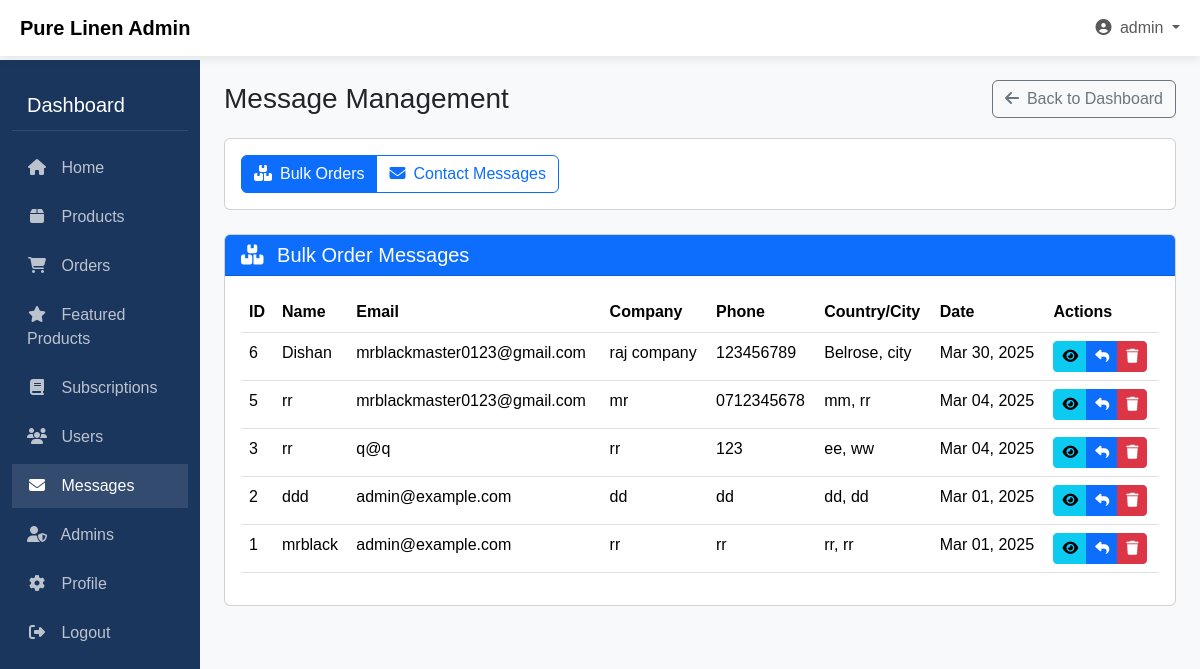
/Admin/admin_messages.php (signed in), run on the app's committed database.
### tables this page shows
CREATE TABLE `bulk_messages` (
  `id` int(11) NOT NULL,
  `name` varchar(100) NOT NULL,
  `industry` varchar(100) DEFAULT NULL,
  `company_name` varchar(100) DEFAULT NULL,
  `email` varchar(100) NOT NULL,
  `phone` varchar(20) DEFAULT NULL,
  `country` varchar(50) DEFAULT NULL,
  `city` varchar(50) DEFAULT NULL,
  `message` text DEFAULT NULL,
  `created_at` timestamp NOT NULL DEFAULT current_timestamp()
);

### Admin/admin_messages.php (the view, shortened to what this page needs)
<?php
require_once '../config.php';
$message_type = isset($_GET['type']) ? $_GET['type'] : 'bulk';
if ($message_type === 'bulk') {
    $stmt = $conn->prepare("SELECT * FROM bulk_messages ORDER BY created_at DESC");
} else {
    $stmt = $conn->prepare("SELECT * FROM messages ORDER BY created_at DESC");
}
$stmt->execute();
$result = $stmt->get_result();
$messages = $result->fetch_all(MYSQLI_ASSOC);
$admin_name = $_SESSION['firstName'] ?? 'Admin';
?>
<!DOCTYPE html>
<html lang="en">
<head>
    <link href="https://cdn.jsdelivr.net/npm/bootstrap@5.3.3/dist/css/bootstrap.min.css" rel="stylesheet">
    <link rel="stylesheet" href="https://cdnjs.cloudflare.com/ajax/libs/font-awesome/6.5.1/css/all.min.css">
</head>
<body>
    <nav class="navbar navbar-expand-lg navbar-light fixed-top">
        <div class="container-fluid">
            <a class="navbar-brand d-flex align-items-center" href="#">
                <span class="ms-2 fw-bold">Pure Linen Admin</span>
            </a>
            <div class="collapse navbar-collapse" id="navbarSupportedContent">
                <ul class="navbar-nav ms-auto mb-2 mb-lg-0">
                    <li class="nav-item dropdown">
                        <a class="nav-link dropdown-toggle" href="#" id="navbarDropdown" role="button" data-bs-toggle="dropdown">
                            <i class="fas fa-user-circle me-1"></i> <?php echo htmlspecialchars($admin_name); ?>
                        </a>
                    </li>
                </ul>
            </div>
        </div>
    </nav>
    <div class="container-fluid">
        <div class="row">
            <div class="col-md-3 col-lg-2 d-md-block sidebar collapse">
                <div class="sidebar-title">Dashboard</div>
                <ul class="sidebar-menu">
                    <li>
                        <a href="admin_dashboard.php"><i class="fas fa-home"></i> Home</a>
                    </li>
                    <li>
                        <a href="product_management.php"><i class="fas fa-box"></i> Products</a>
                    </li>
                    <li>
                        <a href="admin_orders.php"><i class="fas fa-shopping-cart"></i> Orders</a>
                    </li>
                    <li>
                        <a href="featured_products.php"><i class="fas fa-star"></i> Featured Products</a>
                    </li>
                    <li>
                        <a href="admin_subscriptions.php"><i class="fas fa-book"></i> Subscriptions</a>
                    </li>
                    <li>
                        <a href="admin_users.php"><i class="fas fa-users"></i> Users</a>
                    </li>
                    <li>
                        <a href="admin_messages.php" class="active"><i class="fas fa-envelope"></i> Messages</a>
                    </li>
                    <li>
                        <a href="admin_admins.php"><i class="fas fa-user-shield"></i> Admins</a>
                    </li>
                    <li>
                        <a href="admin_profile.php"><i class="fas fa-cog"></i> Profile</a>
                    </li>
                    <li>
                        <a href="logout.php"><i class="fas fa-sign-out-alt"></i> Logout</a>
                    </li>
                </ul>
            </div>
            <div class="col-md-9 ms-sm-auto col-lg-10 px-md-4 main-content">
                <div class="page-title-box">
                    <h1 class="h3 mb-0">Message Management</h1>
                    <a href="admin_dashboard.php" class="btn btn-outline-secondary">
                        <i class="fas fa-arrow-left me-2"></i>Back to Dashboard
                    </a>
                </div>
                <div class="card mb-4">
                    <div class="card-body">
                        <div class="btn-group">
                            <a href="admin_messages.php?type=bulk" class="btn <?php echo $message_type === 'bulk' ? 'btn-primary' : 'btn-outline-primary'; ?>">
                                <i class="fas fa-boxes me-2"></i>Bulk Orders
                            </a>
                            <a href="admin_messages.php?type=regular" class="btn <?php echo $message_type === 'regular' ? 'btn-primary' : 'btn-outline-primary'; ?>">
                                <i class="fas fa-envelope me-2"></i>Contact Messages
                            </a>
                        </div>
                    </div>
                </div>
                <div class="card">
                    <div class="card-header bg-primary text-white">
                        <h5 class="card-title mb-0">
                            <i class="fas fa-<?php echo $message_type === 'bulk' ? 'boxes' : 'envelope'; ?> me-2"></i>
                            <?php echo $message_type === 'bulk' ? 'Bulk Order' : 'Contact'; ?> Messages
                        </h5>
                    </div>
                    <div class="card-body">
                        <?php if (!empty($messages)): ?>
                            <div class="table-responsive">
                                <table class="table table-hover">
                                    <thead>
                                        <tr>
                                            <th>ID</th>
                                            <th>Name</th>
                                            <th>Email</th>
                                            <th>Company</th>
                                            <th>Phone</th>
                                            <th>Country/City</th>
                                            <th>Date</th>
                                            <th>Actions</th>
                                        </tr>
                                    </thead>
                                    <tbody>
                                        <?php foreach ($messages as $message): ?>
                                            <tr>
                                                <td><?php echo $message['id']; ?></td>
                                                <td><?php echo htmlspecialchars($message['name']); ?></td>
                                                <td><?php echo htmlspecialchars($message['email']); ?></td>
                                                <td><?php echo !empty($message['company_name']) ? htmlspecialchars($message['company_name']) : '-'; ?></td>
                                                <td><?php echo !empty($message['phone']) ? htmlspecialchars($message['phone']) : '-'; ?></td>
                                                <td>
                                                    <?php
                                                        $location = [];
                                                        if (!empty($message['country'])) $location[] = htmlspecialchars($message['country']);
                                                        if (!empty($message['city'])) $location[] = htmlspecialchars($message['city']);
                                                        echo !empty($location) ? implode(', ', $location) : '-';
                                                    ?>
                                                </td>
                                                <td><?php echo date('M d, Y', strtotime($message['created_at'])); ?></td>
                                                <td>
                                                    <div class="btn-group">
                                                        <button type="button" class="btn btn-sm btn-info" data-bs-toggle="modal" data-bs-target="#messageModal<?php echo $message['id']; ?>">
                                                            <i class="fas fa-eye"></i>
                                                        </button>
                                                        <button type="button" class="btn btn-sm btn-primary" data-bs-toggle="modal" data-bs-target="#replyModal<?php echo $message['id']; ?>">
                                                            <i class="fas fa-reply"></i>
                                                        </button>
                                                        <a href="admin_messages.php?type=<?php echo $message_type; ?>&delete=<?php echo $message['id']; ?>" class="btn btn-sm btn-danger"
                                                           onclick="return confirm('Are you sure you want to delete this message?')">
                                                            <i class="fas fa-trash"></i>
                                                        </a>
                                                    </div>
                                                </td>
                                            </tr>
                                        <?php endforeach; ?>
                                    </tbody>
                                </table>
                            </div>
                        <?php else: ?>
                            <div class="alert alert-info">
                                <i class="fas fa-info-circle me-2"></i>No <?php echo $message_type === 'bulk' ? 'bulk order' : 'contact'; ?> messages found.
                            </div>
                        <?php endif; ?>
                    </div>
                </div>
            </div>
        </div>
    </div>
</body>
</html>

### Admin/admin_messages.php (style rules this page uses)
:root { --primary-color: #1B365D; --secondary-color: #708090; --dark-color: #0c1d36; --light-color: #f8f9fa; --success-color: #28a745; --warning-color: #ffc107; --danger-color: #dc3545; --info-color: #17a2b8; }
body { background-color: var(--light-color); font-family: 'Arial', sans-serif; padding-top: 60px; }
.sidebar { background-color: var(--primary-color); min-height: calc(100vh - 60px); padding-top: 20px; color: white; }
.sidebar-title { font-size: 20px; padding: 10px 15px; border-bottom: 1px solid rgba(255,255,255,0.1); margin-bottom: 15px; }
.sidebar-menu { list-style: none; padding: 0; margin: 0; }
.sidebar-menu li { margin-bottom: 5px; }
.sidebar-menu a { display: block; padding: 10px 15px; color: rgba(255,255,255,0.7); text-decoration: none; transition: all 0.3s; }
.sidebar-menu a:hover, .sidebar-menu a.active { background-color: rgba(255,255,255,0.1); color: white; }
.sidebar-menu a i { margin-right: 10px; width: 20px; text-align: center; }
.main-content { padding: 20px; }
.navbar { background-color: white; box-shadow: 0 2px 10px rgba(0,0,0,0.1); }
.page-title-box { display: flex; justify-content: space-between; align-items: center; margin-bottom: 20px; }

### data on the page
bulk_messages: id "6", name "Dishan", email "mrblackmaster0123@gmail.com", company_name "raj company", phone "123456789", location "Belrose, city", created_at "Mar 30, 2025"
bulk_messages: id "5", name "rr", email "mrblackmaster0123@gmail.com", company_name "mr", phone "0712345678", location "mm, rr", created_at "Mar 04, 2025"
bulk_messages: id "3", name "rr", email "q@q", company_name "rr", phone "123", location "ee, ww", created_at "Mar 04, 2025"
bulk_messages: id "2", name "ddd", email "admin@example.com", company_name "dd", phone "dd", location "dd, dd", created_at "Mar 01, 2025"
bulk_messages: id "1", name "mrblack", email "admin@example.com", company_name "rr", phone "rr", location "rr, rr", created_at "Mar 01, 2025"

### other printed values
$admin_name "admin"
